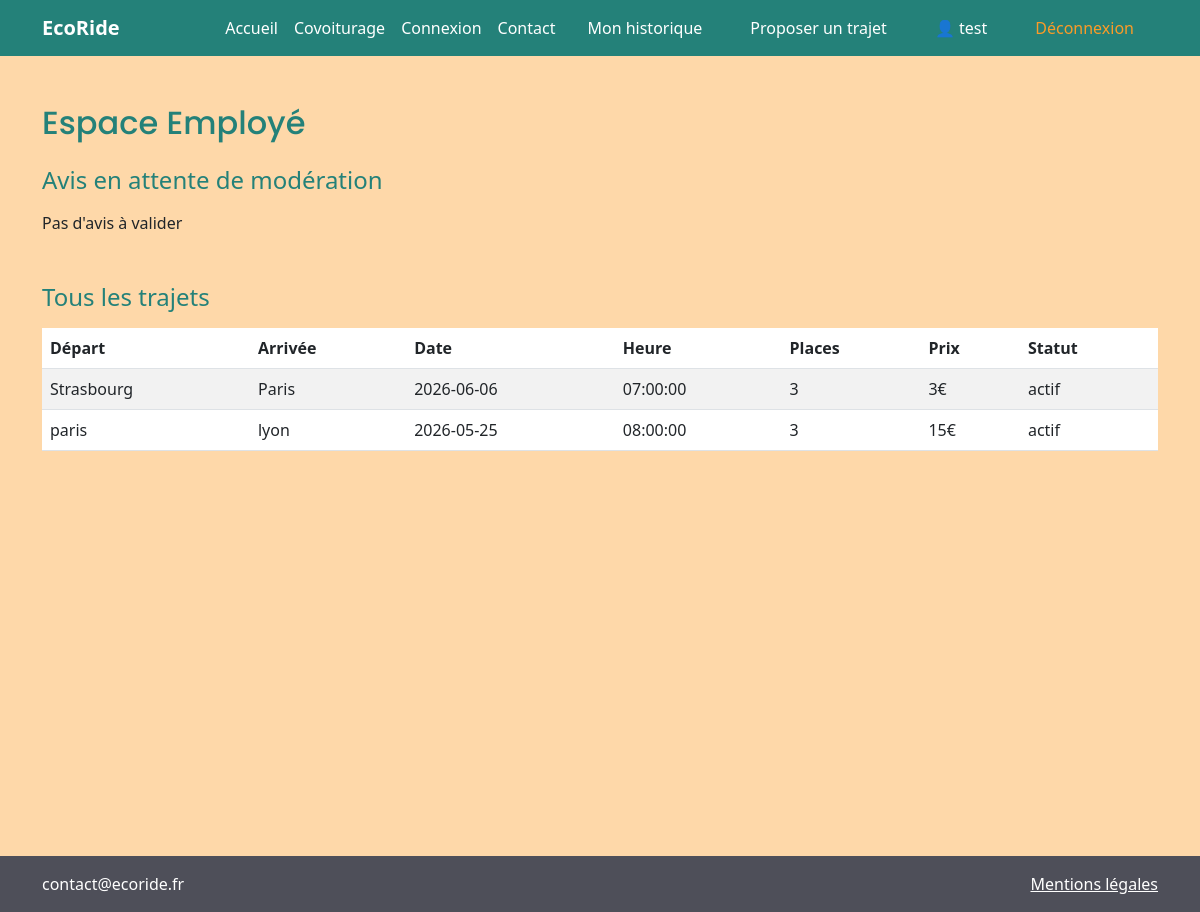
/employe.php (signed in), run on the app's committed database.
### tables this page shows
CREATE TABLE `covoiturage` (
  `covoiturage_id` int(11) NOT NULL,
  `date_depart` date NOT NULL,
  `heure_depart` time NOT NULL,
  `lieu_depart` varchar(50) NOT NULL,
  `date_arrivee` date NOT NULL,
  `heure_arrivee` time NOT NULL,
  `lieu_arrivee` varchar(60) NOT NULL,
  `statut` varchar(50) DEFAULT 'actif',
  `nombre_place` int(11) NOT NULL,
  `prix_personne` float NOT NULL,
  `voyage_eco` tinyint(1) DEFAULT 0
);

### employe.php (the view, shortened to what this page needs)
<?php
include 'includes/db.php';
$sql = "SELECT avis.*, covoiturage.lieu_depart, covoiturage.lieu_arrivee
        FROM avis
        JOIN covoiturage ON avis.covoiturage_id = covoiturage.covoiturage_id
        WHERE avis.statut = 'en attente'";
$stmt = $pdo->prepare($sql);
$stmt->execute();
$avis = $stmt->fetchAll();
$sql2 = "SELECT * FROM covoiturage ORDER BY date_depart DESC";
$stmt2 = $pdo->prepare($sql2);
$stmt2->execute();
$trajets = $stmt2->fetchAll();
?>
<?php include 'includes/header.php'; ?>
<main>
  <section style="background-color: #FED8A9; min-height: 100vh;" class="py-5">
    <div class="container">
      <h2 style="color: #248179; font-family: Poppins;" class="mb-4">Espace Employé</h2>
      <h4 style="color: #248179;" class="mb-3">Avis en attente de modération</h4>
      <?php if (empty($avis)) : ?>
        <p class="mb-5">Pas d'avis à valider</p>
      <?php endif; ?>
      <h4 style="color: #248179;" class="mt-5 mb-3">Tous les trajets</h4>
      <div class="table-responsive">
        <table class="table table-striped bg-white">
          <thead style="background-color: #248179; color: white;">
            <tr>
              <th>Départ</th>
              <th>Arrivée</th>
              <th>Date</th>
              <th>Heure</th>
              <th>Places</th>
              <th>Prix</th>
              <th>Statut</th>
            </tr>
          </thead>
          <tbody>
            <?php foreach ($trajets as $t) : ?>
              <tr>
                <td><?php echo $t['lieu_depart']; ?></td>
                <td><?php echo $t['lieu_arrivee']; ?></td>
                <td><?php echo $t['date_depart']; ?></td>
                <td><?php echo $t['heure_depart']; ?></td>
                <td><?php echo $t['nombre_place']; ?></td>
                <td><?php echo $t['prix_personne']; ?>€</td>
                <td><?php echo $t['statut']; ?></td>
              </tr>
            <?php endforeach; ?>
          </tbody>
        </table>
      </div>
    </div>
  </section>
</main>
<?php include 'includes/footer.php'; ?>

### data on the page
covoiturage: lieu_depart "Strasbourg", lieu_arrivee "Paris", date_depart "2026-06-06", heure_depart "07:00:00", nombre_place "3", prix_personne "3", statut "actif"
covoiturage: lieu_depart "paris", lieu_arrivee "lyon", date_depart "2026-05-25", heure_depart "08:00:00", nombre_place "3", prix_personne "15", statut "actif"

### other printed values
$_SESSION['pseudo'] "test"
